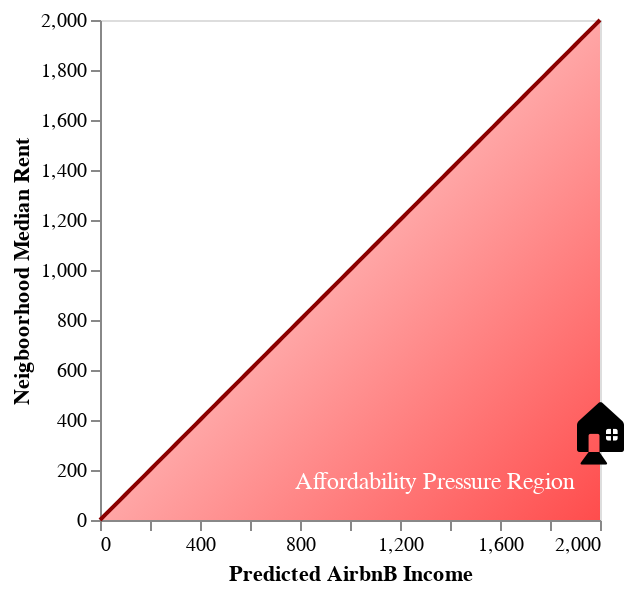

Write notebook code for a chart like this one.
### Code cell
import altair as alt
import pandas as pd
import numpy as np


def affordability_pressure_chart(predicted_rent, median_rent, max_val):
    
    max_val=max(predicted_rent, median_rent, max_val)

    # Create Data Frame with Points
    data = pd.DataFrame({
        'Predicted AirbnB Income': [predicted_rent],
        'Neigboorhood Median Rent': [median_rent]
    })

    # Base chart 
    points = alt.Chart(data).mark_text(
        text='🏠', 
        fontSize=30,
        align='center'
    ).encode(
        x='Predicted AirbnB Income:Q',
        y='Neigboorhood Median Rent:Q'
    )


    # Create a DataFrame for the 45-degree line
    line_data = pd.DataFrame({'x': np.linspace(0, max_val, 100)})
    line_data['y'] = line_data['x']

    # Create the area chart
    area_chart = alt.Chart(line_data).mark_area(
        line={'color':'darkred'},
        color=alt.Gradient(
            gradient='linear',
            stops=[alt.GradientStop(color='white', offset=0),
                   alt.GradientStop(color='red', offset=1)],
            x1=0,
            x2=1,
            y1=0,
            y2=1
        )
    ).encode(
    x=alt.X('x', axis=alt.Axis(title='Predicted AirbnB Income')),  # Removing x-axis title
    y=alt.Y('y', axis=alt.Axis(title='Neigboorhood Median Rent'))  # Setting y-axis title
)


    text = alt.Chart(pd.DataFrame({'x': [max_val * 0.95], 'y': [max_val * 0.05], 'text': ['Affordability Pressure Region']})).mark_text(
        align='right',
        baseline='bottom',
        fontSize=12,
        color='white'
    ).encode(
        x='x:Q',
        y='y:Q',
        text='text:N'
    )


    return_chart = (area_chart + points + text).configure_axis(
        grid=False
    ).properties(
    width=250,
    height=250
)



    return return_chart 

affordability_pressure_chart(2000, 344, 500)

### Figure 1 — Vega-Lite specification as saved in the notebook (floating-point values rounded to 4 significant figures)
{"config": {"view": {"continuousWidth": 300, "continuousHeight": 300}, "axis": {"grid": false}}, "layer": [{"data": {"name": "data-6b67dcebcffe6fafe6c0538760f2fecf"}, "mark": {"type": "area", "color": {"gradient": "linear", "stops": [{"color": "white", "offset": 0}, {"color": "red", "offset": 1}], "x1": 0, "x2": 1, "y1": 0, "y2": 1}, "line": {"color": "darkred"}}, "encoding": {"x": {"axis": {"title": "Predicted AirbnB Income"}, "field": "x", "type": "quantitative"}, "y": {"axis": {"title": "Neigboorhood Median Rent"}, "field": "y", "type": "quantitative"}}}, {"data": {"name": "data-9cd7abe9ded52c22f2d071e6e8c62964"}, "mark": {"type": "text", "align": "center", "fontSize": 30, "text": "🏠"}, "encoding": {"x": {"field": "Predicted AirbnB Income", "type": "quantitative"}, "y": {"field": "Neigboorhood Median Rent", "type": "quantitative"}}}, {"data": {"name": "data-308f62bc678835500545723cd1df3379"}, "mark": {"type": "text", "align": "right", "baseline": "bottom", "color": "white", "fontSize": 12}, "encoding": {"text": {"field": "text", "type": "nominal"}, "x": {"field": "x", "type": "quantitative"}, "y": {"field": "y", "type": "quantitative"}}}], "height": 250, "width": 250, "$schema": "https://vega.github.io/schema/vega-lite/v5.8.0.json", "datasets": {"data-6b67dcebcffe6fafe6c0538760f2fecf": [{"x": 0.0, "y": 0.0}, {"x": 20.2, "y": 20.2}, {"x": 40.4, "y": 40.4}, {"x": 60.61, "y": 60.61}, {"x": 80.81, "y": 80.81}, {"x": 101.0, "y": 101.0}, {"x": 121.2, "y": 121.2}, {"x": 141.4, "y": 141.4}, {"x": 161.6, "y": 161.6}, {"x": 181.8, "y": 181.8}, {"x": 202.0, "y": 202.0}, {"x": 222.2, "y": 222.2}, {"x": 242.4, "y": 242.4}, {"x": 262.6, "y": 262.6}, {"x": 282.8, "y": 282.8}, {"x": 303.0, "y": 303.0}, {"x": 323.2, "y": 323.2}, {"x": 343.4, "y": 343.4}, {"x": 363.6, "y": 363.6}, {"x": 383.8, "y": 383.8}, {"x": 404.0, "y": 404.0}, {"x": 424.2, "y": 424.2}, {"x": 444.4, "y": 444.4}, {"x": 464.6, "y": 464.6}, {"x": 484.8, "y": 484.8}, {"x": 505.1, "y": 505.1}, {"x": 525.3, "y": 525.3}, {"x": 545.5, "y": 545.5}, {"x": 565.7, "y": 565.7}, {"x": 585.9, "y": 585.9}, {"x": 606.1, "y": 606.1}, {"x": 626.3, "y": 626.3}, {"x": 646.5, "y": 646.5}, {"x": 666.7, "y": 666.7}, {"x": 686.9, "y": 686.9}, {"x": 707.1, "y": 707.1}, {"x": 727.3, "y": 727.3}, {"x": 747.5, "y": 747.5}, {"x": 767.7, "y": 767.7}, {"x": 787.9, "y": 787.9}, {"x": 808.1, "y": 808.1}, {"x": 828.3, "y": 828.3}, {"x": 848.5, "y": 848.5}, {"x": 868.7, "y": 868.7}, {"x": 888.9, "y": 888.9}, {"x": 909.1, "y": 909.1}, {"x": 929.3, "y": 929.3}, {"x": 949.5, "y": 949.5}, {"x": 969.7, "y": 969.7}, {"x": 989.9, "y": 989.9}, {"x": 1010.0, "y": 1010.0}, {"x": 1030.0, "y": 1030.0}, {"x": 1051.0, "y": 1051.0}, {"x": 1071.0, "y": 1071.0}, {"x": 1091.0, "y": 1091.0}, {"x": 1111.0, "y": 1111.0}, {"x": 1131.0, "y": 1131.0}, {"x": 1152.0, "y": 1152.0}, {"x": 1172.0, "y": 1172.0}, {"x": 1192.0, "y": 1192.0}, {"x": 1212.0, "y": 1212.0}, {"x": 1232.0, "y": 1232.0}, {"x": 1253.0, "y": 1253.0}, {"x": 1273.0, "y": 1273.0}, {"x": 1293.0, "y": 1293.0}, {"x": 1313.0, "y": 1313.0}, {"x": 1333.0, "y": 1333.0}, {"x": 1354.0, "y": 1354.0}, {"x": 1374.0, "y": 1374.0}, {"x": 1394.0, "y": 1394.0}, {"x": 1414.0, "y": 1414.0}, {"x": 1434.0, "y": 1434.0}, {"x": 1455.0, "y": 1455.0}, {"x": 1475.0, "y": 1475.0}, {"x": 1495.0, "y": 1495.0}, {"x": 1515.0, "y": 1515.0}, {"x": 1535.0, "y": 1535.0}, {"x": 1556.0, "y": 1556.0}, {"x": 1576.0, "y": 1576.0}, {"x": 1596.0, "y": 1596.0}, {"x": 1616.0, "y": 1616.0}, {"x": 1636.0, "y": 1636.0}, {"x": 1657.0, "y": 1657.0}, {"x": 1677.0, "y": 1677.0}, {"x": 1697.0, "y": 1697.0}, {"x": 1717.0, "y": 1717.0}, {"x": 1737.0, "y": 1737.0}, {"x": 1758.0, "y": 1758.0}, {"x": 1778.0, "y": 1778.0}, {"x": 1798.0, "y": 1798.0}, {"x": 1818.0, "y": 1818.0}, {"x": 1838.0, "y": 1838.0}, {"x": 1859.0, "y": 1859.0}, {"x": 1879.0, "y": 1879.0}, {"x": 1899.0, "y": 1899.0}, {"x": 1919.0, "y": 1919.0}, {"x": 1939.0, "y": 1939.0}, {"x": 1960.0, "y": 1960.0}, {"x": 1980.0, "y": 1980.0}, {"x": 2000.0, "y": 2000.0}], "data-9cd7abe9ded52c22f2d071e6e8c62964": [{"Predicted AirbnB Income": 2000, "Neigboorhood Median Rent": 344}], "data-308f62bc678835500545723cd1df3379": [{"x": 1900.0, "y": 100.0, "text": "Affordability Pressure Region"}]}}
